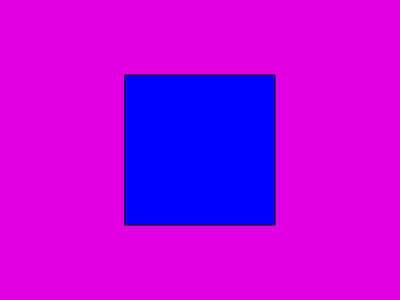
Frame 1 (no input)
Frame 60 (no input): identical to frame 1, image omitted
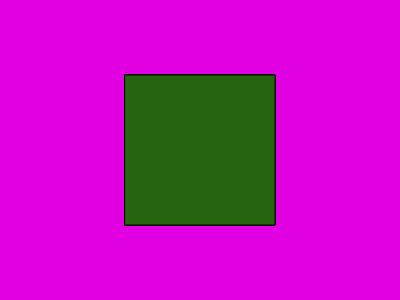
Frame 120 (the mouse pressed at the canvas centre since frame 60)

The p5.js sketch that drew these frames (run headless with seeded random() and noise() and a simulated clock; from frame 60 on, the mouse is pressed at the canvas centre):

// p5.js sketch
// ── sketch.js
let width = 400;
let height = 300;


function setup() {
  createCanvas(width,height);
  background(225,0,225);
  rectMode(CENTER);
  fill(0,0,255);
  rect(200,150,150,150);
}

function draw() {
  if (mouseIsPressed) {
    rectMode(CENTER);
    fill(random(0,255),random(0,255),random(0,255));
    rect(200,150,150,150);
  
  }
}
